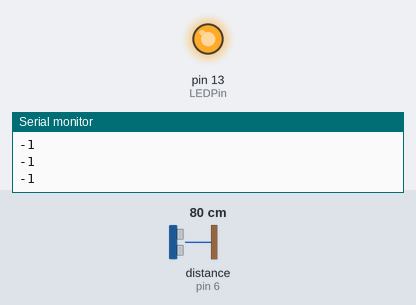
A sketch run on a simulated Arduino Uno, built with avr-gcc and run on an emulated ATmega328P. On the bench: output pins drawn as LEDs (lit = HIGH), the last lines printed to the serial monitor. Wiring (inferred from the names in the program): ultrasonic range finder: trigger pin 8; echo pin 6. The test bench sets the inputs (shaded band); at power-on: distance to the obstacle (sensor on pin 6) 80 cm. The echo pulse lasts 58.3 µs per cm; pins used as bus, display or sensor lines are not drawn.

Above: at 1.2 s.
1.3 s: distance to the obstacle (sensor on pin 6) set to 28 cm
2.8 s: distance to the obstacle (sensor on pin 6) set to 23 cm
At 3.4 s:
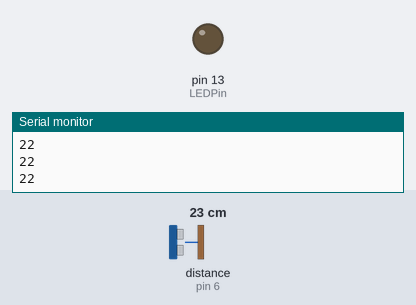
Timing chart, 0 to 5.8 s (numbered marks = the images above; inputs shaded):
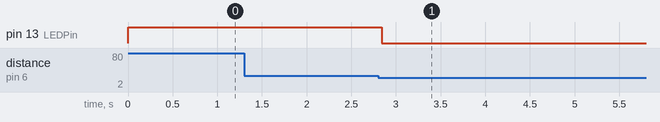

The sketch:

sonar_switch_ridwan.ino
```cpp
#define echoPin 6 // Echo Pin
#define trigPin 8 // Trigger Pin
#define LEDPin 13
//#define LEDPin2 12// Onboard LED

int maximumRange = 25; // Maximum range needed
int minimumRange = 0; // Minimum range needed
long duration, distance; // Duration used to calculate distance
// Variables will change:
int buttonPushCounter = 0;   // counter for the number of button presses
int buttonState = 0;         // current state of the button
int lastButtonState = 0;     // previous state of the button


void setup()
{
 Serial.begin (9600);
 pinMode(trigPin, OUTPUT);
 pinMode(echoPin, INPUT);
 pinMode(LEDPin, OUTPUT);
// pinMode(LEDPin2, OUTPUT); // Use LED indicator (if required)
}

void loop()
{
/* The following trigPin/echoPin cycle is used to determine the
 distance of the nearest object by bouncing soundwaves off of it. */
 digitalWrite(trigPin, LOW);
 delayMicroseconds(2);

 digitalWrite(trigPin, HIGH);
 delayMicroseconds(10);

 digitalWrite(trigPin, LOW);
 duration = pulseIn(echoPin, HIGH);

 //Calculate the distance (in cm) based on the speed of sound.
 distance = duration/58.2;

 if (distance >= maximumRange || distance <= minimumRange)
 {
 /* Send a negative number to computer and Turn LED ON
 to indicate "out of range" */
 Serial.println("-1");

 }
 else
 {
 /* Send the distance to the computer using Serial protocol, and
 turn LED OFF to indicate successful reading. */
 Serial.println(distance);
  buttonState = HIGH;


 }

 // compare the buttonState to its previous state
  if (buttonState != lastButtonState) {
    // if the state has changed, increment the counter
    if (buttonState == HIGH) {
      // if the current state is HIGH then the button
      // wend from off to on:
      buttonPushCounter++;
      Serial.println("on");
      Serial.print("number of button pushes:  ");
      Serial.println(buttonPushCounter);
    }
    else {
      // if the current state is LOW then the button
      // wend from on to off:
      Serial.println("off");
    }
  }

   // save the current state as the last state,
  //for next time through the loop
  lastButtonState = buttonState;


  // turns on the LED every four button pushes by
  // checking the modulo of the button push counter.
  // the modulo function gives you the remainder of
  // the division of two numbers:
  if (buttonPushCounter % 2 == 0) {
    digitalWrite(LEDPin, HIGH);
  } else {
   digitalWrite(LEDPin, LOW);
  }

 }
```

Measured:
- the behaviour switches between 26 and 25 cm on distance to the obstacle (sensor on pin 6) (found by bisection; images 0 and 1)
- after the input at 2.8 s, pin 13 (LEDPin): HIGH → LOW at once
